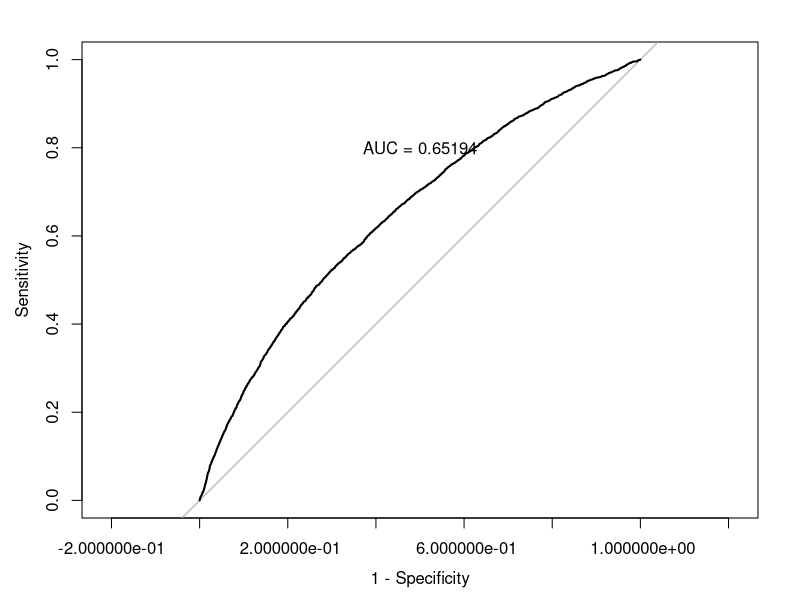

The R script that drew this image:

library("ggplot2") # a data visualization package
library("xtable") # processing of regression output
library("knitr") # used for report compilation and table display
library("caret") # confusion matrix
library ("pROC") # confusion matrix ROC Curve
RFMdata <- read.csv(file = "3_sustainable_consumption.csv")
head(RFMdata,5)
summary(RFMdata)
model1 <- glm(purchaselabel~gender_rev+agegroup+GDP+BMI+trustngo+children+education_rev+trustngo, data=RFMdata, family = "binomial")
summary(model1)
exp(coef(model1))
model2 <- glm(purchaselabel~ 1, data=RFMdata, family = "binomial")
anova(model1, model2, test = "Chisq")#comparing 2 models

#--------------------

RFMdata$Base.Probability <- predict(model1, RFMdata, type="response")
RFMdata$Predicted.Purchase <- 1*(RFMdata$Base.Probability>=0.5)
library(caret)
confusionMatrix(table(RFMdata$Predicted.Purchase,RFMdata$purchaselabel),positive = "1")
myroc <- roc(RFMdata$purchaselabel, RFMdata$Base.Probability)
plot(myroc,legacy.axes=TRUE)
text(0.5, 0.8, labels = sprintf("AUC = %.5f",myroc$auc))

